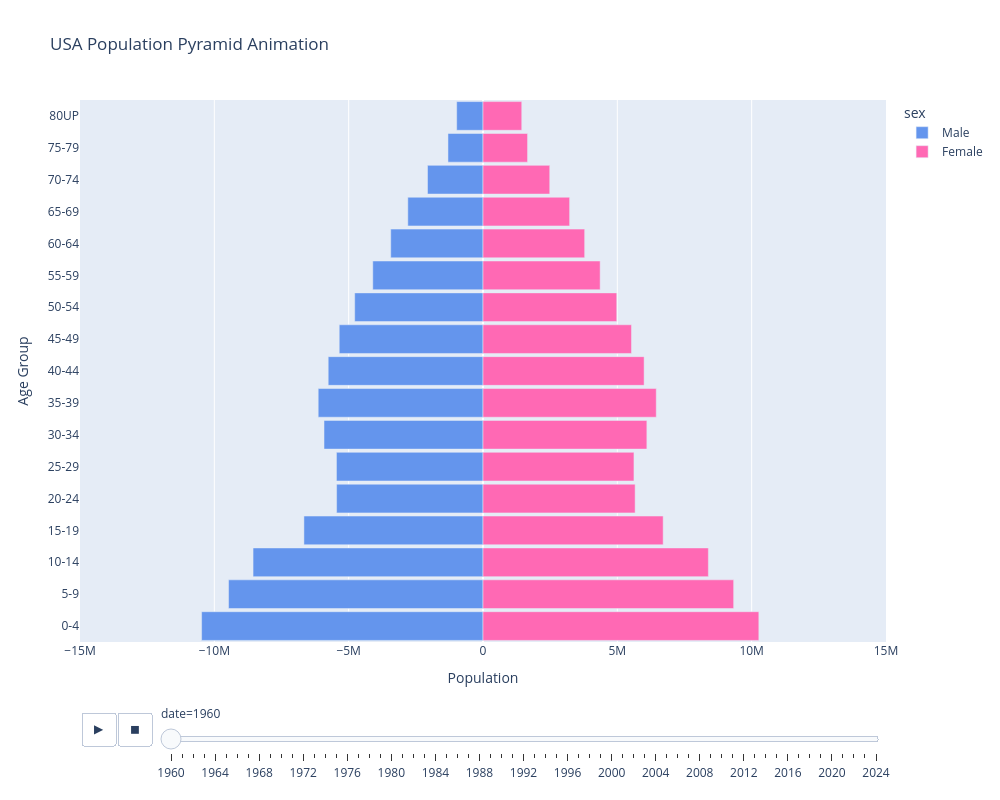

Notebook source saved alongside this figure:
### Markdown cell above
We also designed an animated population pyramid to fully understand what happened during the period we are studying.

### Code cell
def plot_pyramid_slider(df):
    """
    Creates an animated population pyramid for the USA (1960-Today).
    """
    # 1. Prepare the Data
    # Reset index of dataframe so we can access 'date' and 'country' as normal columns
    df_clean = df.reset_index()
    
    # Sort by Date Ascending (1960 -> 2021)
    df_clean['date'] = df_clean['date'].astype(int)
    df_clean = df_clean.sort_values("date", ascending=True)
    
    # 2. "Melt" the Data
    df_long = df_clean.melt(
        id_vars=['date', 'country'], 
        var_name='group', 
        value_name='count'
    )
    
    # Split "Male 0-4" into two columns: "Male" and "0-4"
    df_long[['sex', 'age']] = df_long['group'].str.split(' ', n=1, expand=True)
    
    # 3. The Negative Trick (for the Left side)
    df_long['population'] = df_long.apply(
        lambda row: -row['count'] if row['sex'] == 'Male' else row['count'], 
        axis=1
    )
    
    # 4. Define Age Order
    # Forces the graph to stack 0-4 at bottom, 80+ at top
    age_order = [
        "0-4", "5-9", "10-14", "15-19", "20-24", "25-29", "30-34",
        "35-39", "40-44", "45-49", "50-54", "55-59", "60-64", 
        "65-69", "70-74", "75-79", "80UP"
    ]
    
    # 5. Draw the Animation
    fig = px.bar(
        df_long,
        y="age",
        x="population",
        color="sex",
        animation_frame="date",       # <--- The Magic Slider
        orientation='h',
        range_x=[-15_000_000, 15_000_000], # Locks the camera so bars don't jump
        category_orders={"age": age_order[::-1]},
        title="USA Population Pyramid Animation",
        color_discrete_map={'Male': 'cornflowerblue', 'Female': 'hotpink'},
        height=800, 
        width=1000
    )
    
    # OPtional clean up labels
    fig.update_layout(
        xaxis_title="Population",
        yaxis_title="Age Group",
        bargap=0.1
    )
    fig.layout.updatemenus[0].buttons[0].args[1]["frame"]["duration"] = 100
    fig.show()

# Use the function
plot_pyramid_slider(usa_data)

### Figure 1 — Plotly figure (JSON) as saved in the notebook; plotly's stock layout.template omitted (floating-point values rounded to 4 significant figures)
{"data": [{"hovertemplate": "sex=Male<br>date=1960<br>population=%{x}<br>age=%{y}<extra></extra>", "legendgroup": "Male", "marker": {"color": "cornflowerblue", "pattern": {"shape": ""}}, "name": "Male", "orientation": "h", "showlegend": true, "textposition": "auto", "type": "bar", "x": [-10470000.0, -9470000.0, -8559000.0, -6666000.0, -5449000.0, -5455000.0, -5918000.0, -6134000.0, -5762000.0, -5351000.0, -4776000.0, -4102000.0, -3435000.0, -2798000.0, -2065000.0, -1303000.0, -979800.0], "xaxis": "x", "y": ["0-4", "5-9", "10-14", "15-19", "20-24", "25-29", "30-34", "35-39", "40-44", "45-49", "50-54", "55-59", "60-64", "65-69", "70-74", "75-79", "80UP"], "yaxis": "y"}, {"hovertemplate": "sex=Female<br>date=1960<br>population=%{x}<br>age=%{y}<extra></extra>", "legendgroup": "Female", "marker": {"color": "hotpink", "pattern": {"shape": ""}}, "name": "Female", "orientation": "h", "showlegend": true, "textposition": "auto", "type": "bar", "x": [10270000.0, 9330000.0, 8389000.0, 6706000.0, 5662000.0, 5619000.0, 6099000.0, 6449000.0, 5997000.0, 5527000.0, 4978000.0, 4361000.0, 3784000.0, 3224000.0, 2484000.0, 1658000.0, 1442000.0], "xaxis": "x", "y": ["0-4", "5-9", "10-14", "15-19", "20-24", "25-29", "30-34", "35-39", "40-44", "45-49", "50-54", "55-59", "60-64", "65-69", "70-74", "75-79", "80UP"], "yaxis": "y"}], "layout": {"bargap": 0.1, "barmode": "relative", "height": 800, "legend": {"title": {"text": "sex"}, "tracegroupgap": 0}, "sliders": [{"active": 0, "currentvalue": {"prefix": "date="}, "len": 0.9, "pad": {"b": 10, "t": 60}, "steps": [{"args": [["1960"], {"frame": {"duration": 0, "redraw": true}, "fromcurrent": true, "mode": "immediate", "transition": {"duration": 0, "easing": "linear"}}], "label": "1960", "method": "animate"}, {"args": [["1961"], {"frame": {"duration": 0, "redraw": true}, "fromcurrent": true, "mode": "immediate", "transition": {"duration": 0, "easing": "linear"}}], "label": "1961", "method": "animate"}, {"args": [["1962"], {"frame": {"duration": 0, "redraw": true}, "fromcurrent": true, "mode": "immediate", "transition": {"duration": 0, "easing": "linear"}}], "label": "1962", "method": "animate"}, {"args": [["1963"], {"frame": {"duration": 0, "redraw": true}, "fromcurrent": true, "mode": "immediate", "transition": {"duration": 0, "easing": "linear"}}], "label": "1963", "method": "animate"}, {"args": [["1964"], {"frame": {"duration": 0, "redraw": true}, "fromcurrent": true, "mode": "immediate", "transition": {"duration": 0, "easing": "linear"}}], "label": "1964", "method": "animate"}, {"args": [["1965"], {"frame": {"duration": 0, "redraw": true}, "fromcurrent": true, "mode": "immediate", "transition": {"duration": 0, "easing": "linear"}}], "label": "1965", "method": "animate"}, {"args": [["1966"], {"frame": {"duration": 0, "redraw": true}, "fromcurrent": true, "mode": "immediate", "transition": {"duration": 0, "easing": "linear"}}], "label": "1966", "method": "animate"}, {"args": [["1967"], {"frame": {"duration": 0, "redraw": true}, "fromcurrent": true, "mode": "immediate", "transition": {"duration": 0, "easing": "linear"}}], "label": "1967", "method": "animate"}, {"args": [["1968"], {"frame": {"duration": 0, "redraw": true}, "fromcurrent": true, "mode": "immediate", "transition": {"duration": 0, "easing": "linear"}}], "label": "1968", "method": "animate"}, {"args": [["1969"], {"frame": {"duration": 0, "redraw": true}, "fromcurrent": true, "mode": "immediate", "transition": {"duration": 0, "easing": "linear"}}], "label": "1969", "method": "animate"}, {"args": [["1970"], {"frame": {"duration": 0, "redraw": true}, "fromcurrent": true, "mode": "immediate", "transition": {"duration": 0, "easing": "linear"}}], "label": "1970", "method": "animate"}, {"args": [["1971"], {"frame": {"duration": 0, "redraw": true}, "fromcurrent": true, "mode": "immediate", "transition": {"duration": 0, "easing": "linear"}}], "label": "1971", "method": "animate"}, {"args": [["1972"], {"frame": {"duration": 0, "redraw": true}, "fromcurrent": true, "mode": "immediate", "transition": {"duration": 0, "easing": "linear"}}], "label": "1972", "method": "animate"}, {"args": [["1973"], {"frame": {"duration": 0, "redraw": true}, "fromcurrent": true, "mode": "immediate", "transition": {"duration": 0, "easing": "linear"}}], "label": "1973", "method": "animate"}, {"args": [["1974"], {"frame": {"duration": 0, "redraw": true}, "fromcurrent": true, "mode": "immediate", "transition": {"duration": 0, "easing": "linear"}}], "label": "1974", "method": "animate"}, {"args": [["1975"], {"frame": {"duration": 0, "redraw": true}, "fromcurrent": true, "mode": "immediate", "transition": {"duration": 0, "easing": "linear"}}], "label": "1975", "method": "animate"}, {"args": [["1976"], {"frame": {"duration": 0, "redraw": true}, "fromcurrent": true, "mode": "immediate", "transition": {"duration": 0, "easing": "linear"}}], "label": "1976", "method": "animate"}, {"args": [["1977"], {"frame": {"duration": 0, "redraw": true}, "fromcurrent": true, "mode": "immediate", "transition": {"duration": 0, "easing": "linear"}}], "label": "1977", "method": "animate"}, {"args": [["1978"], {"frame": {"duration": 0, "redraw": true}, "fromcurrent": true, "mode": "immediate", "transition": {"duration": 0, "easing": "linear"}}], "label": "1978", "method": "animate"}, {"args": [["1979"], {"frame": {"duration": 0, "redraw": true}, "fromcurrent": true, "mode": "immediate", "transition": {"duration": 0, "easing": "linear"}}], "label": "1979", "method": "animate"}, {"args": [["1980"], {"frame": {"duration": 0, "redraw": true}, "fromcurrent": true, "mode": "immediate", "transition": {"duration": 0, "easing": "linear"}}], "label": "1980", "method": "animate"}, {"args": [["1981"], {"frame": {"duration": 0, "redraw": true}, "fromcurrent": true, "mode": "immediate", "transition": {"duration": 0, "easing": "linear"}}], "label": "1981", "method": "animate"}, {"args": [["1982"], {"frame": {"duration": 0, "redraw": true}, "fromcurrent": true, "mode": "immediate", "transition": {"duration": 0, "easing": "linear"}}], "label": "1982", "method": "animate"}, {"args": [["1983"], {"frame": {"duration": 0, "redraw": true}, "fromcurrent": true, "mode": "immediate", "transition": {"duration": 0, "easing": "linear"}}], "label": "1983", "method": "animate"}, {"args": [["1984"], {"frame": {"duration": 0, "redraw": true}, "fromcurrent": true, "mode": "immediate", "transition": {"duration": 0, "easing": "linear"}}], "label": "1984", "method": "animate"}, {"args": [["1985"], {"frame": {"duration": 0, "redraw": true}, "fromcurrent": true, "mode": "immediate", "transition": {"duration": 0, "easing": "linear"}}], "label": "1985", "method": "animate"}, {"args": [["1986"], {"frame": {"duration": 0, "redraw": true}, "fromcurrent": true, "mode": "immediate", "transition": {"duration": 0, "easing": "linear"}}], "label": "1986", "method": "animate"}, {"args": [["1987"], {"frame": {"duration": 0, "redraw": true}, "fromcurrent": true, "mode": "immediate", "transition": {"duration": 0, "easing": "linear"}}], "label": "1987", "method": "animate"}, {"args": [["1988"], {"frame": {"duration": 0, "redraw": true}, "fromcurrent": true, "mode": "immediate", "transition": {"duration": 0, "easing": "linear"}}], "label": "1988", "method": "animate"}, {"args": [["1989"], {"frame": {"duration": 0, "redraw": true}, "fromcurrent": true, "mode": "immediate", "transition": {"duration": 0, "easing": "linear"}}], "label": "1989", "method": "animate"}, {"args": [["1990"], {"frame": {"duration": 0, "redraw": true}, "fromcurrent": true, "mode": "immediate", "transition": {"duration": 0, "easing": "linear"}}], "label": "1990", "method": "animate"}, {"args": [["1991"], {"frame": {"duration": 0, "redraw": true}, "fromcurrent": true, "mode": "immediate", "transition": {"duration": 0, "easing": "linear"}}], "label": "1991", "method": "animate"}, {"args": [["1992"], {"frame": {"duration": 0, "redraw": true}, "fromcurrent": true, "mode": "immediate", "transition": {"duration": 0, "easing": "linear"}}], "label": "1992", "method": "animate"}, {"args": [["1993"], {"frame": {"duration": 0, "redraw": true}, "fromcurrent": true, "mode": "immediate", "transition": {"duration": 0, "easing": "linear"}}], "label": "1993", "method": "animate"}, {"args": [["1994"], {"frame": {"duration": 0, "redraw": true}, "fromcurrent": true, "mode": "immediate", "transition": {"duration": 0, "easing": "linear"}}], "label": "1994", "method": "animate"}, {"args": [["1995"], {"frame": {"duration": 0, "redraw": true}, "fromcurrent": true, "mode": "immediate", "transition": {"duration": 0, "easing": "linear"}}], "label": "1995", "method": "animate"}, {"args": [["1996"], {"frame": {"duration": 0, "redraw": true}, "fromcurrent": true, "mode": "immediate", "transition": {"duration": 0, "easing": "linear"}}], "label": "1996", "method": "animate"}, {"args": [["1997"], {"frame": {"duration": 0, "redraw": true}, "fromcurrent": true, "mode": "immediate", "transition": {"duration": 0, "easing": "linear"}}], "label": "1997", "method": "animate"}, {"args": [["1998"], {"frame": {"duration": 0, "redraw": true}, "fromcurrent": true, "mode": "immediate", "transition": {"duration": 0, "easing": "linear"}}], "label": "1998", "method": "animate"}, {"args": [["1999"], {"frame": {"duration": 0, "redraw": true}, "fromcurrent": true, "mode": "immediate", "transition": {"duration": 0, "easing": "linear"}}], "label": "1999", "method": "animate"}, {"args": [["2000"], {"frame": {"duration": 0, "redraw": true}, "fromcurrent": true, "mode": "immediate", "transition": {"duration": 0, "easing": "linear"}}], "label": "2000", "method": "animate"}, {"args": [["2001"], {"frame": {"duration": 0, "redraw": true}, "fromcurrent": true, "mode": "immediate", "transition": {"duration": 0, "easing": "linear"}}], "label": "2001", "method": "animate"}, {"args": [["2002"], {"frame": {"duration": 0, "redraw": true}, "fromcurrent": true, "mode": "immediate", "transition": {"duration": 0, "easing": "linear"}}], "label": "2002", "method": "animate"}, {"args": [["2003"], {"frame": {"duration": 0, "redraw": true}, "fromcurrent": true, "mode": "immediate", "transition": {"duration": 0, "easing": "linear"}}], "label": "2003", "method": "animate"}, {"args": [["2004"], {"frame": {"duration": 0, "redraw": true}, "fromcurrent": true, "mode": "immediate", "transition": {"duration": 0, "easing": "linear"}}], "label": "2004", "method": "animate"}, {"args": [["2005"], {"frame": {"duration": 0, "redraw": true}, "fromcurrent": true, "mode": "immediate", "transition": {"duration": 0, "easing": "linear"}}], "label": "2005", "method": "animate"}, {"args": [["2006"], {"frame": {"duration": 0, "redraw": true}, "fromcurrent": true, "mode": "immediate", "transition": {"duration": 0, "easing": "linear"}}], "label": "2006", "method": "animate"}, {"args": [["2007"], {"frame": {"duration": 0, "redraw": true}, "fromcurrent": true, "mode": "immediate", "transition": {"duration": 0, "easing": "linear"}}], "label": "2007", "method": "animate"}, {"args": [["2008"], {"frame": {"duration": 0, "redraw": true}, "fromcurrent": true, "mode": "immediate", "transition": {"duration": 0, "easing": "linear"}}], "label": "2008", "method": "animate"}, {"args": [["2009"], {"frame": {"duration": 0, "redraw": true}, "fromcurrent": true, "mode": "immediate", "transition": {"duration": 0, "easing": "linear"}}], "label": "2009", "method": "animate"}, {"args": [["2010"], {"frame": {"duration": 0, "redraw": true}, "fromcurrent": true, "mode": "immediate", "transition": {"duration": 0, "easing": "linear"}}], "label": "2010", "method": "animate"}, {"args": [["2011"], {"frame": {"duration": 0, "redraw": true}, "fromcurrent": true, "mode": "immediate", "transition": {"duration": 0, "easing": "linear"}}], "label": "2011", "method": "animate"}, {"args": [["2012"], {"frame": {"duration": 0, "redraw": true}, "fromcurrent": true, "mode": "immediate", "transition": {"duration": 0, "easing": "linear"}}], "label": "2012", "method": "animate"}, {"args": [["2013"], {"frame": {"duration": 0, "redraw": true}, "fromcurrent": true, "mode": "immediate", "transition": {"duration": 0, "easing": "linear"}}], "label": "2013", "method": "animate"}, {"args": [["2014"], {"frame": {"duration": 0, "redraw": true}, "fromcurrent": true, "mode": "immediate", "transition": {"duration": 0, "easing": "linear"}}], "label": "2014", "method": "animate"}, {"args": [["2015"], {"frame": {"duration": 0, "redraw": true}, "fromcurrent": true, "mode": "immediate", "transition": {"duration": 0, "easing": "linear"}}], "label": "2015", "method": "animate"}, {"args": [["2016"], {"frame": {"duration": 0, "redraw": true}, "fromcurrent": true, "mode": "immediate", "transition": {"duration": 0, "easing": "linear"}}], "label": "2016", "method": "animate"}, {"args": [["2017"], {"frame": {"duration": 0, "redraw": true}, "fromcurrent": true, "mode": "immediate", "transition": {"duration": 0, "easing": "linear"}}], "label": "2017", "method": "animate"}, {"args": [["2018"], {"frame": {"duration": 0, "redraw": true}, "fromcurrent": true, "mode": "immediate", "transition": {"duration": 0, "easing": "linear"}}], "label": "2018", "method": "animate"}, {"args": [["2019"], {"frame": {"duration": 0, "redraw": true}, "fromcurrent": true, "mode": "immediate", "transition": {"duration": 0, "easing": "linear"}}], "label": "2019", "method": "animate"}, {"args": [["2020"], {"frame": {"duration": 0, "redraw": true}, "fromcurrent": true, "mode": "immediate", "transition": {"duration": 0, "easing": "linear"}}], "label": "2020", "method": "animate"}, {"args": [["2021"], {"frame": {"duration": 0, "redraw": true}, "fromcurrent": true, "mode": "immediate", "transition": {"duration": 0, "easing": "linear"}}], "label": "2021", "method": "animate"}, {"args": [["2022"], {"frame": {"duration": 0, "redraw": true}, "fromcurrent": true, "mode": "immediate", "transition": {"duration": 0, "easing": "linear"}}], "label": "2022", "method": "animate"}, {"args": [["2023"], {"frame": {"duration": 0, "redraw": true}, "fromcurrent": true, "mode": "immediate", "transition": {"duration": 0, "easing": "linear"}}], "label": "2023", "method": "animate"}, {"args": [["2024"], {"frame": {"duration": 0, "redraw": true}, "fromcurrent": true, "mode": "immediate", "transition": {"duration": 0, "easing": "linear"}}], "label": "2024", "method": "animate"}], "x": 0.1, "xanchor": "left", "y": 0, "yanchor": "top"}], "title": {"text": "USA Population Pyramid Animation"}, "updatemenus": [{"buttons": [{"args": [null, {"frame": {"duration": 100, "redraw": true}, "fromcurrent": true, "mode": "immediate", "transition": {"duration": 500, "easing": "linear"}}], "label": "&#9654;", "method": "animate"}, {"args": [[null], {"frame": {"duration": 0, "redraw": true}, "fromcurrent": true, "mode": "immediate", "transition": {"duration": 0, "easing": "linear"}}], "label": "&#9724;", "method": "animate"}], "direction": "left", "pad": {"r": 10, "t": 70}, "showactive": false, "type": "buttons", "x": 0.1, "xanchor": "right", "y": 0, "yanchor": "top"}], "width": 1000, "xaxis": {"anchor": "y", "domain": [0, 1], "range": [-15000000, 15000000], "title": {"text": "Population"}}, "yaxis": {"anchor": "x", "categoryarray": ["0-4", "5-9", "10-14", "15-19", "20-24", "25-29", "30-34", "35-39", "40-44", "45-49", "50-54", "55-59", "60-64", "65-69", "70-74", "75-79", "80UP"], "categoryorder": "array", "domain": [0, 1], "title": {"text": "Age Group"}}}}
